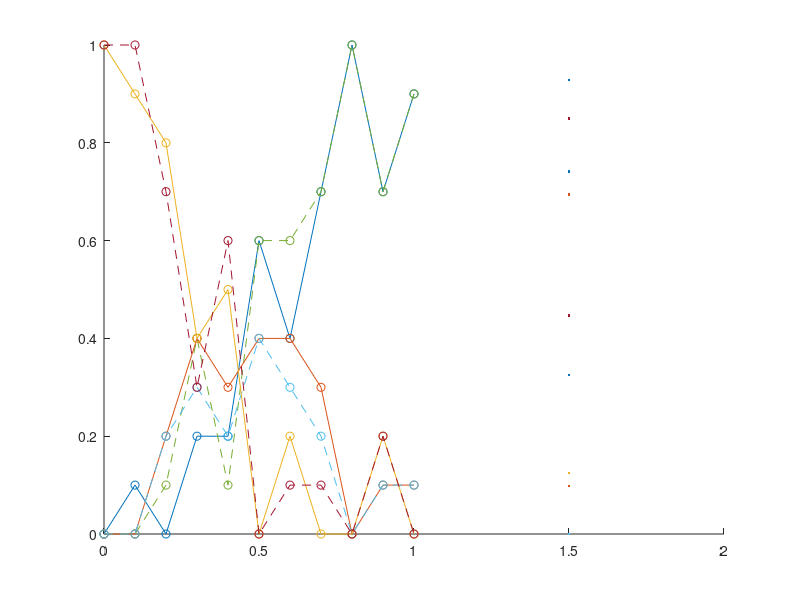

This chart was generated by the following MATLAB code: (Note: this script raises an error after producing the figure.)
%% Plot optimal weights
% Results are saved after each run of "full_optimise.m", for different
% alpha

alpha = 0:0.1:1;

w =  [0, 0, 1 ;
       0, 0, 1 ;
       0.1, 0.2, 0.7;
       0.4, 0.3, 0.3;
       0.1, 0.2, 0.6
       0.6, 0.4, 0;
       0.6, 0.3, 0.1;
       0.7, 0.2, 0.1;
       1,0,0
       0.7, 0.1, 0.2;
       0.9, 0.1, 0]';

w_bis = [0,0,1;
         0.1, 0, 0.9;
         0, 0.2, 0.8;
         0.2, 0.4, 0.4;
         0.2, 0.3, 0.5;
         0.6, 0.4, 0;
         0.4, 0.4, 0.2;
         0.7, 0.3, 0;
         1,0,0;
         0.7,0.1,0.2;
         0.9,0.1,0]';

figure()
hold on
plot(alpha,w_bis(1,:),'-o',linewidth=1.5,color=[0, 0.4470, 0.7410])
plot(alpha,w(1,:),'--o',linewidth=1.5,color=[0, 0.4470, 0.7410])
plot(alpha,w_bis(2,:),'-o',linewidth=1.5,color=[0.8500, 0.3250, 0.0980])
plot(alpha,w(2,:),'--o',linewidth=1.5,color=[0.8500, 0.3250, 0.0980])
plot(alpha,w_bis(3,:),'-o',linewidth=1.5,color=[0.9290, 0.6940, 0.1250])
plot(alpha,w(3,:),'--o',linewidth=1.5,color=[0.9290, 0.6940, 0.1250])
ax = gca;
ax.FontSize = 16; 
ylabel('$\mathbf{\hat{w}}$',fontsize=26,Interpreter='latex')
xlabel('$\alpha$',fontsize=26,Interpreter='latex')
legend('Var','','AC(1)','','H_S','Position',[0.754464285714286 0.419047619047619 0.136607142857143 0.151190476190476],fontsize=18) 
